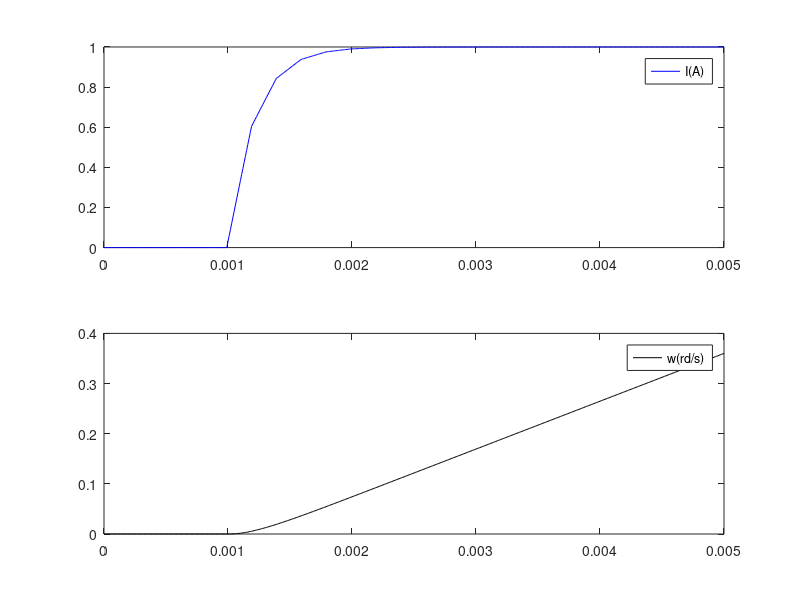
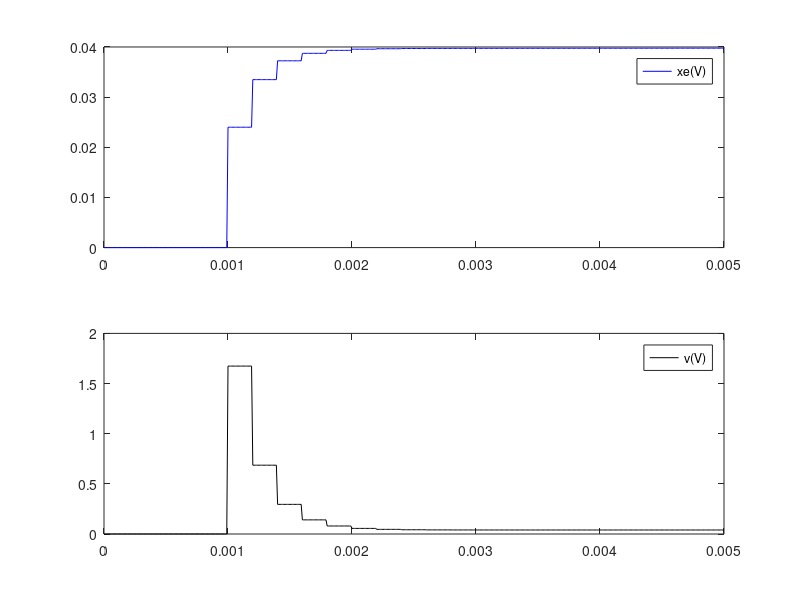

Here is the MATLAB script that generated these plots, in order:
% Current control of a DC motor Using Numerical Integration (Euler) and Proportional-Integral (PI) Controller
clc; clear; close all;

% System Parameters
R = 0.8;        % Resistance (Ohms)
L = 0.011;      % Inductance (H)
k = 1.91;       % Motor constant (Nm/A)
J = 0.02;       % Inertia (kg*m^2)
a = 1e-2;       % Damping coefficient
Te = L / R;     % Electrical time constant
Tem = J * R / k^2; % Mechanical time constant
G = 20;         % DC Gain
Ts = 0.2e-3;    % Sampling time (s) for discrete-time model

%% PI Controller Setup
tr = 0.001; % step response rise time
Ti = Te; % The integral time is chosen equal to the electrical time constant (a common approach called “pole-zero cancellation” or “pole compensation”).
Kp = 3*R*Ti/G/tr; % kp = 3*R*Ti/G/tr
Ki = Kp/Ti; % ki = kp/Ti
Ki_d = Ki * Ts; % Discrete-time integral gain

%% Initialization
tf = 0.005; % Total simulation time in seconds (try 2s)
dt = 0.01e-3; % Time step in seconds
Ntf = floor(tf/dt); % Number of simulation steps
tk = 1; % Indexing array

% System variables
u = 0; % Control input
I = 0; w = 0; Iref = 0; % Current, speed, reference current (try 8A)
vlim = 10; % maximum 200V = 10*G
Iref0 = 1; % Step value of reference current
Cr0 = 0;
Flagtm = 0; % Flag for time
xe = 0; % Integrator state in the PI controller.
t = 0; % Initial time 

% Arrays for storing simulation data
tt = zeros(1,Ntf); % Time vector in seconds
It = zeros(1,Ntf); % Current vector
wt = zeros(1,Ntf); % Speed vector
ut = zeros(1,Ntf); 
vt = zeros(1,Ntf); 
xet = zeros(1,Ntf);
Cet = zeros(1,Ntf);

%% Numerical integration (Euler) + Discrete-time PI Controller

while (t < tf)
    if t >= 0.001
        Iref = Iref0; % Step value of reference current
    end
    tm100 = t - (Ts*floor(t/Ts)); % Time modulo Ts
    % Flagtm logic: ensures the PI controller executes once every 200 µs.
    if (tm100 > dt) 
        Flagtm = 0; 
    end
    if ((tm100 <= dt) && (Flagtm == 0))
        Flagtm = 1;
        % PI Controller
        e = Iref - I; % Error is the difference between desired and actual current.
        xe = xe + Ki_d * e; % Discrete integral update
        v = Kp * e + xe; % PI output before multiplying by gain G

        % TODO: Saturate the control input Exam Question
        % Saturate the control input
        % if (u > vlim)
        %     u = vlim;
        % elseif (u < -vlim)
        %     u = -vlim;
        % end
    end
    u = G*v; % Final control input (voltage) applied to the motor

    % System dynamics
    di_dt = (u - R*I) / L; % Current rate of change
    Ce = k*I; % Electromagnetic torque
    dw = (Ce - a*w - Cr0)/J; % Speed rate of change

    % Update states (Euler Integration)
    I = I + di_dt * dt; % Current
    w = w + dw * dt; % Speed

    % Store the simulation data
    tt(tk) = t; % Time vector
    It(tk) = I; % Current vector
    wt(tk) = w; % Speed vector
    ut(tk) = u; % Control input vector
    vt(tk) = v; % Control input vector
    xet(tk) = xe; % Integrator state vector
    Cet(tk) = Ce; % Electromagnetic torque vector

    % Update time and index for the next iteration
    t = t + dt; % Update time
    tk = tk + 1; % Update index
end

%% plot results 
figure;
subplot(2,1,2),plot(tt, wt,'k');
legend('w(rd/s)');
subplot(2,1,1),plot(tt,It,'b');
legend('I(A)'); 
figure;
subplot(2,1,2),plot(tt, vt,'k');
legend('v(V)');
subplot(2,1,1),plot(tt,xet,'b');
legend('xe(V)')